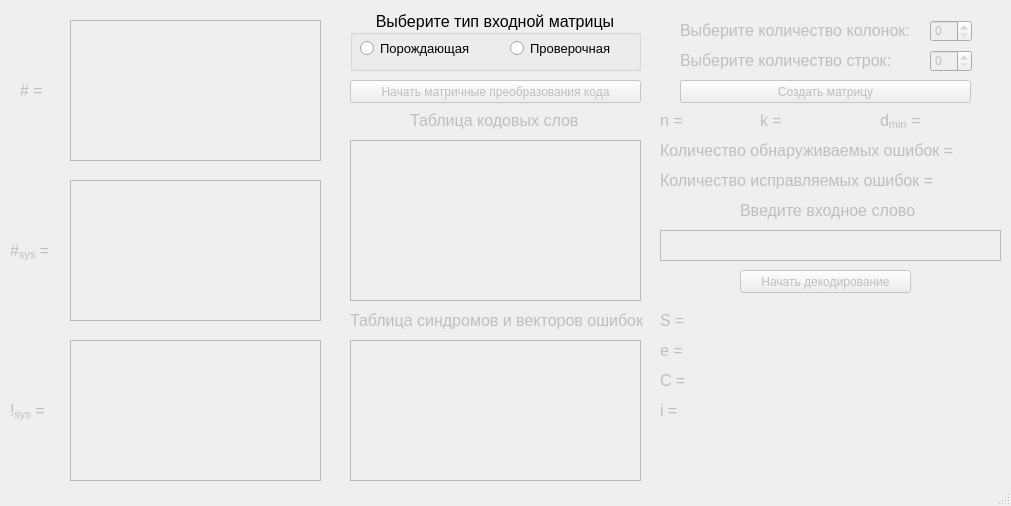
<?xml version="1.0" encoding="UTF-8"?>
<ui version="4.0">
 <class>MainWindow</class>
 <widget class="QMainWindow" name="MainWindow">
  <property name="enabled">
   <bool>true</bool>
  </property>
  <property name="geometry">
   <rect>
    <x>0</x>
    <y>0</y>
    <width>1011</width>
    <height>506</height>
   </rect>
  </property>
  <property name="windowTitle">
   <string>Matrix representation of block codes</string>
  </property>
  <widget class="QWidget" name="centralwidget">
   <widget class="QGroupBox" name="groupBox">
    <property name="geometry">
     <rect>
      <x>350</x>
      <y>10</y>
      <width>291</width>
      <height>61</height>
     </rect>
    </property>
    <property name="font">
     <font>
      <family>MS Shell Dlg 2</family>
      <pointsize>12</pointsize>
     </font>
    </property>
    <property name="title">
     <string>Выберите тип входной матрицы</string>
    </property>
    <property name="alignment">
     <set>Qt::AlignCenter</set>
    </property>
    <widget class="QRadioButton" name="RadioButtonCreate">
     <property name="geometry">
      <rect>
       <x>10</x>
       <y>30</y>
       <width>131</width>
       <height>17</height>
      </rect>
     </property>
     <property name="font">
      <font>
       <family>MS Shell Dlg 2</family>
       <pointsize>10</pointsize>
      </font>
     </property>
     <property name="text">
      <string>Порождающая</string>
     </property>
    </widget>
    <widget class="QRadioButton" name="RadioButtonTest">
     <property name="geometry">
      <rect>
       <x>160</x>
       <y>30</y>
       <width>121</width>
       <height>17</height>
      </rect>
     </property>
     <property name="font">
      <font>
       <family>MS Shell Dlg 2</family>
       <pointsize>10</pointsize>
      </font>
     </property>
     <property name="text">
      <string>Проверочная</string>
     </property>
    </widget>
   </widget>
   <widget class="QTableWidget" name="TableWidgetMatrixIn">
    <property name="enabled">
     <bool>false</bool>
    </property>
    <property name="geometry">
     <rect>
      <x>70</x>
      <y>20</y>
      <width>251</width>
      <height>141</height>
     </rect>
    </property>
   </widget>
   <widget class="QLabel" name="LabelColumns">
    <property name="enabled">
     <bool>false</bool>
    </property>
    <property name="geometry">
     <rect>
      <x>680</x>
      <y>20</y>
      <width>231</width>
      <height>21</height>
     </rect>
    </property>
    <property name="font">
     <font>
      <pointsize>12</pointsize>
     </font>
    </property>
    <property name="text">
     <string>Выберите количество колонок:</string>
    </property>
   </widget>
   <widget class="QLabel" name="LabelRows">
    <property name="enabled">
     <bool>false</bool>
    </property>
    <property name="geometry">
     <rect>
      <x>680</x>
      <y>50</y>
      <width>231</width>
      <height>21</height>
     </rect>
    </property>
    <property name="font">
     <font>
      <pointsize>12</pointsize>
     </font>
    </property>
    <property name="text">
     <string>Выберите количество строк:</string>
    </property>
   </widget>
   <widget class="QSpinBox" name="SpinBoxColumns">
    <property name="enabled">
     <bool>false</bool>
    </property>
    <property name="geometry">
     <rect>
      <x>930</x>
      <y>20</y>
      <width>42</width>
      <height>22</height>
     </rect>
    </property>
   </widget>
   <widget class="QSpinBox" name="SpinBoxRows">
    <property name="enabled">
     <bool>false</bool>
    </property>
    <property name="geometry">
     <rect>
      <x>930</x>
      <y>50</y>
      <width>42</width>
      <height>22</height>
     </rect>
    </property>
   </widget>
   <widget class="QLabel" name="LabelMatrixIn">
    <property name="enabled">
     <bool>false</bool>
    </property>
    <property name="geometry">
     <rect>
      <x>20</x>
      <y>70</y>
      <width>31</width>
      <height>41</height>
     </rect>
    </property>
    <property name="font">
     <font>
      <pointsize>12</pointsize>
     </font>
    </property>
    <property name="text">
     <string># = </string>
    </property>
   </widget>
   <widget class="QPushButton" name="PushButtonStart">
    <property name="enabled">
     <bool>false</bool>
    </property>
    <property name="geometry">
     <rect>
      <x>350</x>
      <y>80</y>
      <width>291</width>
      <height>23</height>
     </rect>
    </property>
    <property name="text">
     <string>Начать матричные преобразования кода</string>
    </property>
   </widget>
   <widget class="QLabel" name="LabelLengthCW">
    <property name="enabled">
     <bool>false</bool>
    </property>
    <property name="geometry">
     <rect>
      <x>660</x>
      <y>110</y>
      <width>91</width>
      <height>21</height>
     </rect>
    </property>
    <property name="font">
     <font>
      <pointsize>12</pointsize>
     </font>
    </property>
    <property name="text">
     <string>n =</string>
    </property>
   </widget>
   <widget class="QLabel" name="LabelLengthIW">
    <property name="enabled">
     <bool>false</bool>
    </property>
    <property name="geometry">
     <rect>
      <x>760</x>
      <y>110</y>
      <width>111</width>
      <height>21</height>
     </rect>
    </property>
    <property name="font">
     <font>
      <pointsize>12</pointsize>
     </font>
    </property>
    <property name="text">
     <string>k =</string>
    </property>
   </widget>
   <widget class="QTableWidget" name="TableWidgetMatrixInSys">
    <property name="enabled">
     <bool>false</bool>
    </property>
    <property name="geometry">
     <rect>
      <x>70</x>
      <y>180</y>
      <width>251</width>
      <height>141</height>
     </rect>
    </property>
   </widget>
   <widget class="QLabel" name="LabelMatrixInSys">
    <property name="enabled">
     <bool>false</bool>
    </property>
    <property name="geometry">
     <rect>
      <x>10</x>
      <y>230</y>
      <width>51</width>
      <height>41</height>
     </rect>
    </property>
    <property name="font">
     <font>
      <pointsize>12</pointsize>
     </font>
    </property>
    <property name="text">
     <string>&lt;html&gt;&lt;head/&gt;&lt;body&gt;&lt;p&gt;#&lt;span style=&quot; vertical-align:sub;&quot;&gt;sys&lt;/span&gt; = &lt;/p&gt;&lt;/body&gt;&lt;/html&gt;</string>
    </property>
   </widget>
   <widget class="QTableWidget" name="TableWidgetMatrixSys">
    <property name="enabled">
     <bool>false</bool>
    </property>
    <property name="geometry">
     <rect>
      <x>70</x>
      <y>340</y>
      <width>251</width>
      <height>141</height>
     </rect>
    </property>
   </widget>
   <widget class="QLabel" name="LabelMatrixSys">
    <property name="enabled">
     <bool>false</bool>
    </property>
    <property name="geometry">
     <rect>
      <x>10</x>
      <y>390</y>
      <width>41</width>
      <height>41</height>
     </rect>
    </property>
    <property name="font">
     <font>
      <pointsize>12</pointsize>
     </font>
    </property>
    <property name="text">
     <string>&lt;html&gt;&lt;head/&gt;&lt;body&gt;&lt;p&gt;!&lt;span style=&quot; vertical-align:sub;&quot;&gt;sys&lt;/span&gt; = &lt;/p&gt;&lt;/body&gt;&lt;/html&gt;</string>
    </property>
   </widget>
   <widget class="QLabel" name="LabelTableCW">
    <property name="enabled">
     <bool>false</bool>
    </property>
    <property name="geometry">
     <rect>
      <x>410</x>
      <y>110</y>
      <width>181</width>
      <height>21</height>
     </rect>
    </property>
    <property name="font">
     <font>
      <pointsize>12</pointsize>
     </font>
    </property>
    <property name="text">
     <string>Таблица кодовых слов</string>
    </property>
   </widget>
   <widget class="QTableWidget" name="TableWidgetTableCW">
    <property name="enabled">
     <bool>false</bool>
    </property>
    <property name="geometry">
     <rect>
      <x>350</x>
      <y>140</y>
      <width>291</width>
      <height>161</height>
     </rect>
    </property>
    <property name="sizePolicy">
     <sizepolicy hsizetype="Expanding" vsizetype="Expanding">
      <horstretch>0</horstretch>
      <verstretch>3</verstretch>
     </sizepolicy>
    </property>
   </widget>
   <widget class="QLabel" name="LabelTableHWMin">
    <property name="enabled">
     <bool>false</bool>
    </property>
    <property name="geometry">
     <rect>
      <x>880</x>
      <y>110</y>
      <width>121</width>
      <height>21</height>
     </rect>
    </property>
    <property name="font">
     <font>
      <pointsize>12</pointsize>
     </font>
    </property>
    <property name="text">
     <string>&lt;html&gt;&lt;head/&gt;&lt;body&gt;&lt;p&gt;d&lt;span style=&quot; vertical-align:sub;&quot;&gt;min&lt;/span&gt; = &lt;/p&gt;&lt;/body&gt;&lt;/html&gt;</string>
    </property>
   </widget>
   <widget class="QLabel" name="LabelTableCountCorEr">
    <property name="enabled">
     <bool>false</bool>
    </property>
    <property name="geometry">
     <rect>
      <x>660</x>
      <y>170</y>
      <width>341</width>
      <height>21</height>
     </rect>
    </property>
    <property name="font">
     <font>
      <pointsize>12</pointsize>
     </font>
    </property>
    <property name="text">
     <string>Количество исправляемых ошибок = </string>
    </property>
   </widget>
   <widget class="QLabel" name="LabelTableFindEr">
    <property name="enabled">
     <bool>false</bool>
    </property>
    <property name="geometry">
     <rect>
      <x>660</x>
      <y>140</y>
      <width>341</width>
      <height>21</height>
     </rect>
    </property>
    <property name="font">
     <font>
      <pointsize>12</pointsize>
     </font>
    </property>
    <property name="text">
     <string>Количество обнаруживаемых ошибок = </string>
    </property>
   </widget>
   <widget class="QLabel" name="LabelWordInput">
    <property name="enabled">
     <bool>false</bool>
    </property>
    <property name="geometry">
     <rect>
      <x>740</x>
      <y>200</y>
      <width>181</width>
      <height>21</height>
     </rect>
    </property>
    <property name="font">
     <font>
      <pointsize>12</pointsize>
     </font>
    </property>
    <property name="text">
     <string>&lt;html&gt;&lt;head/&gt;&lt;body&gt;&lt;p&gt;Введите входное слово&lt;/p&gt;&lt;/body&gt;&lt;/html&gt;</string>
    </property>
   </widget>
   <widget class="QTextEdit" name="TextEditWordInput">
    <property name="enabled">
     <bool>false</bool>
    </property>
    <property name="geometry">
     <rect>
      <x>660</x>
      <y>230</y>
      <width>341</width>
      <height>31</height>
     </rect>
    </property>
   </widget>
   <widget class="QPushButton" name="PushButtonDecode">
    <property name="enabled">
     <bool>false</bool>
    </property>
    <property name="geometry">
     <rect>
      <x>740</x>
      <y>270</y>
      <width>171</width>
      <height>23</height>
     </rect>
    </property>
    <property name="text">
     <string>Начать декодирование</string>
    </property>
   </widget>
   <widget class="QLabel" name="LabelTableSE">
    <property name="enabled">
     <bool>false</bool>
    </property>
    <property name="geometry">
     <rect>
      <x>350</x>
      <y>310</y>
      <width>301</width>
      <height>21</height>
     </rect>
    </property>
    <property name="font">
     <font>
      <pointsize>12</pointsize>
     </font>
    </property>
    <property name="text">
     <string>Таблица синдромов и векторов ошибок</string>
    </property>
   </widget>
   <widget class="QTableWidget" name="TableWidgetTableSE">
    <property name="enabled">
     <bool>false</bool>
    </property>
    <property name="geometry">
     <rect>
      <x>350</x>
      <y>340</y>
      <width>291</width>
      <height>141</height>
     </rect>
    </property>
    <property name="sizePolicy">
     <sizepolicy hsizetype="Expanding" vsizetype="Expanding">
      <horstretch>0</horstretch>
      <verstretch>3</verstretch>
     </sizepolicy>
    </property>
   </widget>
   <widget class="QLabel" name="LabelSyndrom">
    <property name="enabled">
     <bool>false</bool>
    </property>
    <property name="geometry">
     <rect>
      <x>660</x>
      <y>310</y>
      <width>341</width>
      <height>21</height>
     </rect>
    </property>
    <property name="font">
     <font>
      <pointsize>12</pointsize>
     </font>
    </property>
    <property name="text">
     <string>&lt;html&gt;&lt;head/&gt;&lt;body&gt;&lt;p&gt;S =&lt;/p&gt;&lt;/body&gt;&lt;/html&gt;</string>
    </property>
   </widget>
   <widget class="QLabel" name="LabelErrorVector">
    <property name="enabled">
     <bool>false</bool>
    </property>
    <property name="geometry">
     <rect>
      <x>660</x>
      <y>340</y>
      <width>341</width>
      <height>21</height>
     </rect>
    </property>
    <property name="font">
     <font>
      <pointsize>12</pointsize>
     </font>
    </property>
    <property name="text">
     <string>&lt;html&gt;&lt;head/&gt;&lt;body&gt;&lt;p&gt;e =&lt;/p&gt;&lt;/body&gt;&lt;/html&gt;</string>
    </property>
   </widget>
   <widget class="QLabel" name="LabelCW">
    <property name="enabled">
     <bool>false</bool>
    </property>
    <property name="geometry">
     <rect>
      <x>660</x>
      <y>370</y>
      <width>341</width>
      <height>21</height>
     </rect>
    </property>
    <property name="font">
     <font>
      <pointsize>12</pointsize>
     </font>
    </property>
    <property name="text">
     <string>&lt;html&gt;&lt;head/&gt;&lt;body&gt;&lt;p&gt;C =&lt;/p&gt;&lt;/body&gt;&lt;/html&gt;</string>
    </property>
   </widget>
   <widget class="QLabel" name="LabelIW">
    <property name="enabled">
     <bool>false</bool>
    </property>
    <property name="geometry">
     <rect>
      <x>660</x>
      <y>400</y>
      <width>341</width>
      <height>21</height>
     </rect>
    </property>
    <property name="font">
     <font>
      <pointsize>12</pointsize>
     </font>
    </property>
    <property name="text">
     <string>&lt;html&gt;&lt;head/&gt;&lt;body&gt;&lt;p&gt;i =&lt;/p&gt;&lt;/body&gt;&lt;/html&gt;</string>
    </property>
   </widget>
   <widget class="QPushButton" name="PushButtonCreateMatrix">
    <property name="enabled">
     <bool>false</bool>
    </property>
    <property name="geometry">
     <rect>
      <x>680</x>
      <y>80</y>
      <width>291</width>
      <height>23</height>
     </rect>
    </property>
    <property name="text">
     <string>Создать матрицу</string>
    </property>
   </widget>
  </widget>
  <widget class="QStatusBar" name="statusbar"/>
 </widget>
 <resources/>
 <connections/>
</ui>
